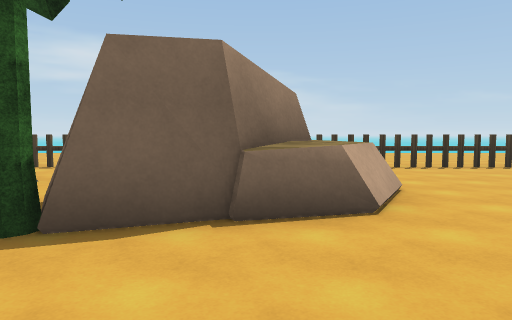
[1] (above)

21 first-person views from a walk through a scene from a Unity 3-D project. The camera is 1.5 m above the floor, tilts 4° down and sees 70° across. The floor is counted in squares, 2 m on a side. Each view is taken from the middle of a square. On the plan, view 1 faces up. The plan holds only what a view shows up to about 11 squares ahead; the rest is blank. The place goes on beyond the plan. The player character is not drawn. Some animated figures are not drawn. Some surface patterns are stand-ins.

[2]
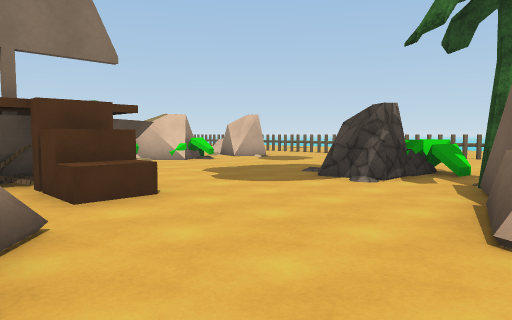

[3]
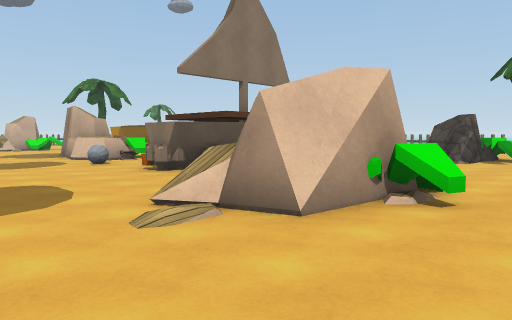

[4]
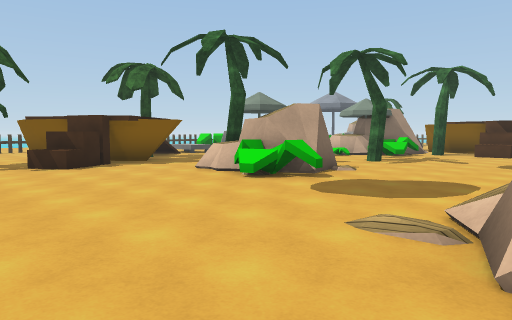

[5]
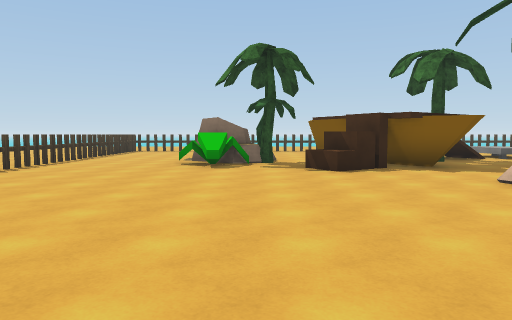

[6]
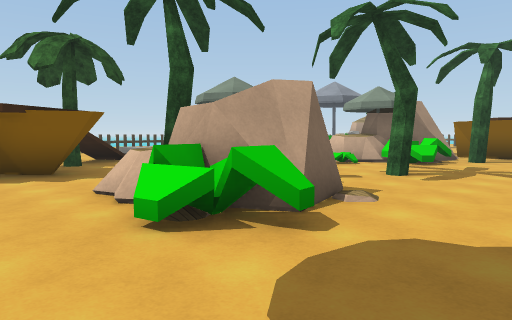

[7]
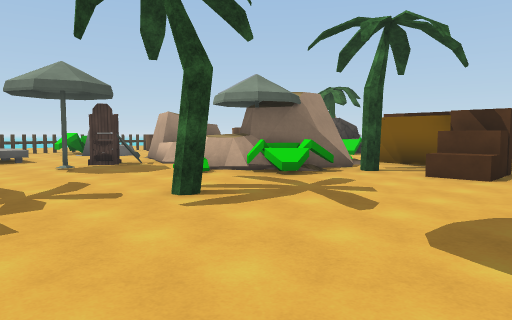

[8]
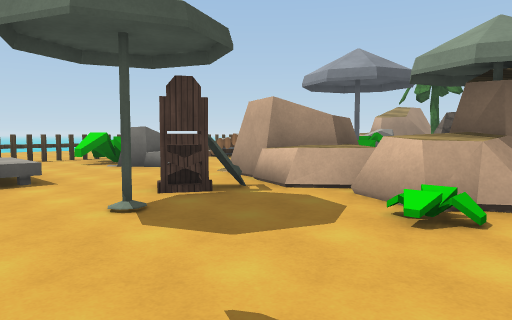

[9]
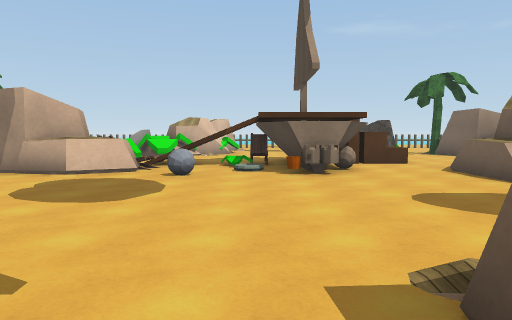

[10]
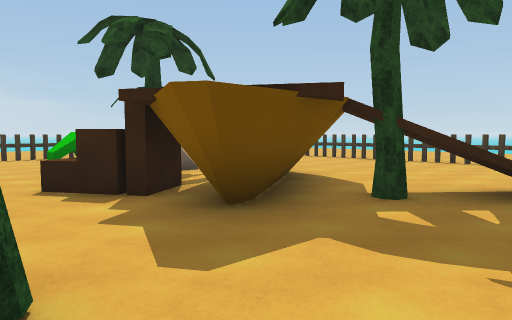

[11]
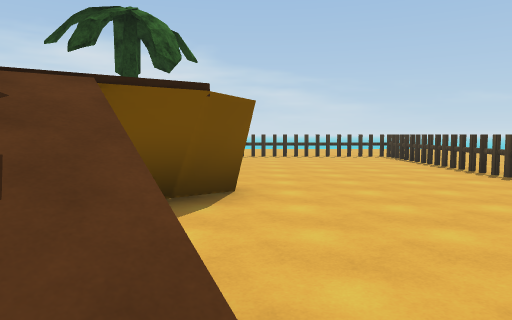

[12]
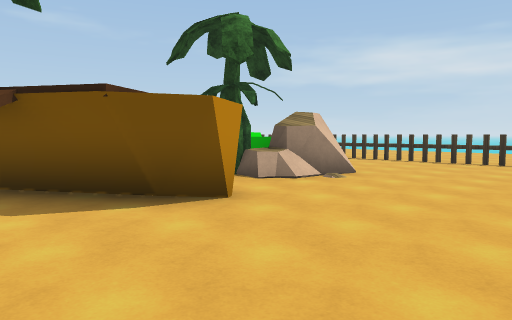

[13]
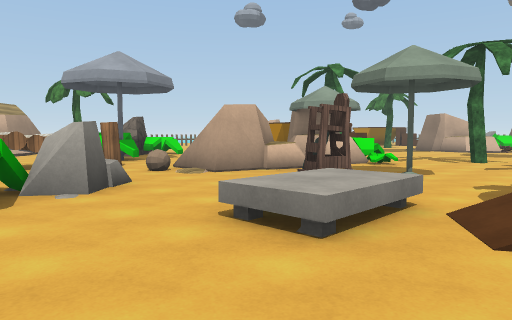

[14]
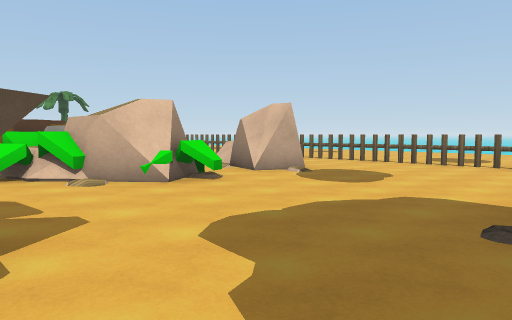

[15]
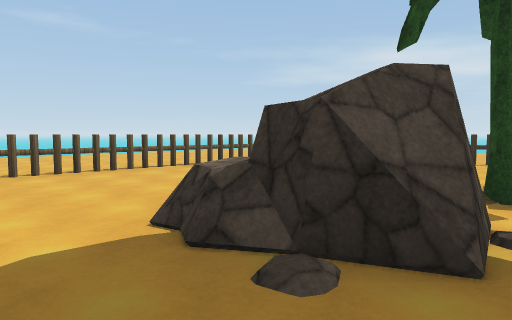

[16]
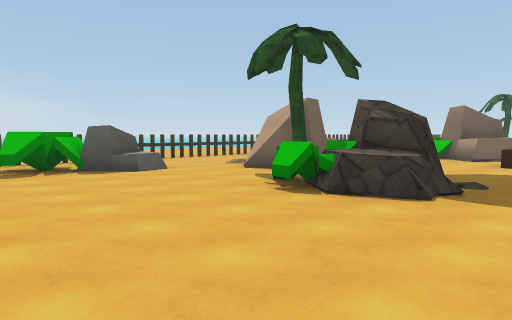

[17]
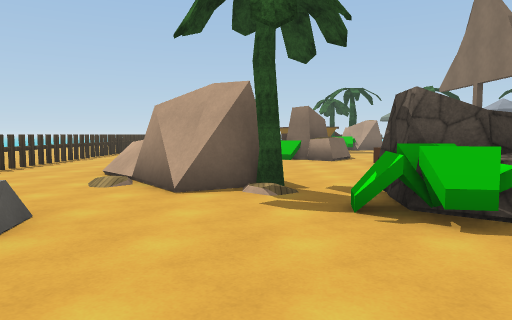

[18]
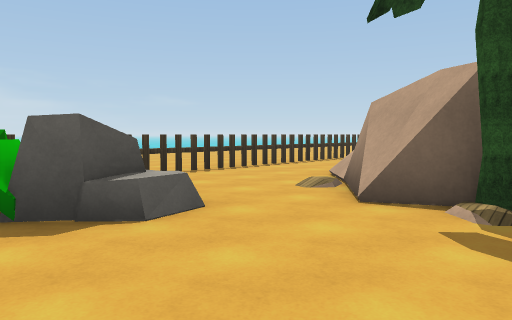

[19]
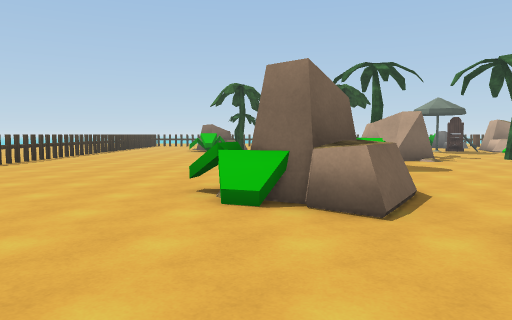

[20]
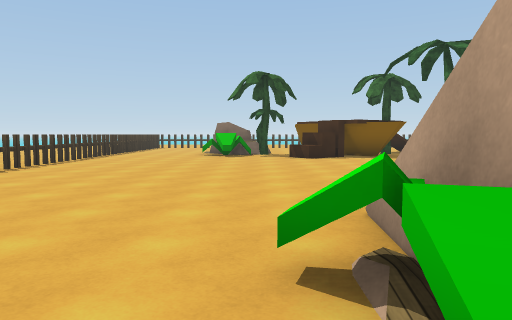

[21]
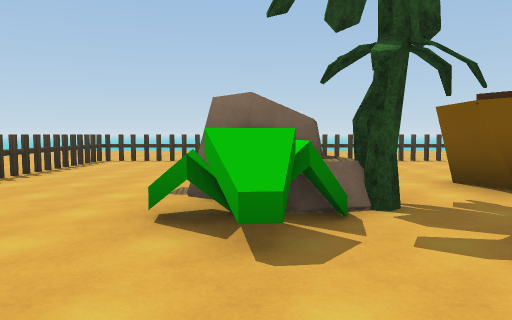

### Floor plan
Key: @ floor where view 1 was taken; # wall or solid block; . main floor; : floor 0.75 m higher than the main floor; / step, stairs or slope; = window, fence, low wall or low ledge; ^ raised ledge; O other object.
Columns run from 9 left of view 1 to 24 right of it. Each row starts with its distance up from view 1.
  9    ... .........   .... .........
  8    OOOOOOOOOOOO. .OOOOO.OOOOOOOOO.
  7    ^#...........................O.
  6   .##^...=/.....................O.
  5 O ...^..#^==.............O......O.
  4 O .....###=..............OO#....O.
  3 O......O##....O...........O=....O.
  2 O.....O......#O#........O.O.....O
  1 O....OOO.....#^#=.......OO#OO....
  0 O....OOO.@.O..##........####....O.
 -1 O..........O.......OO#..###.....O.
 -2 O.......... OO......#^O...O#....O
 -3 O.........O###O.....#  ....==...
 -4 O..........O##O................
 -5 O...#.O#....#.O............OOO..
 -6 O.. #.O##. .:.......O...O.......O
 -7     #.  #^ .OO^.......O..O......O
 -8         ##  O##......OO^=O...##^O
 -9               # .....OO^=##..^#
-10                  .O.O#O =##O...
-11                   O..#    ..
-12                  ###OO    .^^^
-13                           O# ^
-14                           #
-15
-16                         OO

Where each view was taken, in squares from view 1:
view 1: 0 up, 0 right, facing up
view 2: 4 up, 4 right, facing down-left
view 3: 4 up, 9 right, facing down-left
view 4: 4 up, 6 right, facing down-right
view 5: 3 up, 7 right, facing right
view 6: 1 up, 8 right, facing down-right
view 7: 3 down, 7 right, facing down-right
view 8: 4 down, 12 right, facing down-right
view 9: 4 down, 12 right, facing left
view 10: 4 down, 13 right, facing up-right
view 11: 4 down, 19 right, facing up
view 12: 2 down, 22 right, facing up-left
view 13: 3 down, 22 right, facing down-left
view 14: 0 up, 1 right, facing down-left
view 15: 2 down, 1 left, facing up-left
view 16: 2 down, 8 left, facing up-right
view 17: 3 up, 7 left, facing right
view 18: 2 up, 6 left, facing up-right
view 19: 2 up, 0 right, facing right
view 20: 3 up, 3 right, facing right
view 21: 4 up, 13 right, facing right
